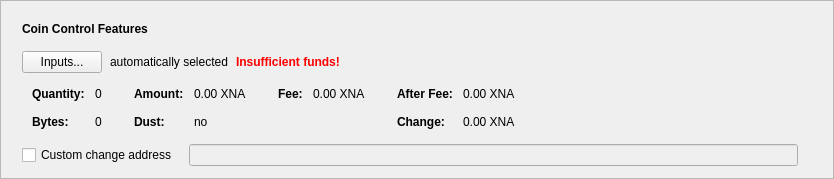
      <widget class="QFrame" name="frameCoinControl">
       <property name="sizePolicy">
        <sizepolicy hsizetype="Expanding" vsizetype="Fixed">
         <horstretch>0</horstretch>
         <verstretch>0</verstretch>
        </sizepolicy>
       </property>
       <property name="frameShape">
        <enum>QFrame::StyledPanel</enum>
       </property>
       <property name="frameShadow">
        <enum>QFrame::Raised</enum>
       </property>
       <layout class="QVBoxLayout" name="verticalLayout_2">
        <item>
         <layout class="QVBoxLayout" name="verticalLayoutCoinControl" stretch="0,0,0,0,0">
          <property name="spacing">
           <number>0</number>
          </property>
          <property name="sizeConstraint">
           <enum>QLayout::SetDefaultConstraint</enum>
          </property>
          <property name="leftMargin">
           <number>10</number>
          </property>
          <property name="topMargin">
           <number>10</number>
          </property>
          <item>
           <layout class="QHBoxLayout" name="horizontalLayoutCoinControl1">
            <property name="bottomMargin">
             <number>15</number>
            </property>
            <item>
             <widget class="QLabel" name="labelCoinControlFeatures">
              <property name="sizePolicy">
               <sizepolicy hsizetype="Preferred" vsizetype="Maximum">
                <horstretch>0</horstretch>
                <verstretch>0</verstretch>
               </sizepolicy>
              </property>
              <property name="font">
               <font>
                <weight>75</weight>
                <bold>true</bold>
               </font>
              </property>
              <property name="styleSheet">
               <string notr="true">font-weight:bold;</string>
              </property>
              <property name="text">
               <string>Coin Control Features</string>
              </property>
             </widget>
            </item>
           </layout>
          </item>
          <item>
           <layout class="QHBoxLayout" name="horizontalLayoutCoinControl2" stretch="0,0,0,0">
            <property name="spacing">
             <number>8</number>
            </property>
            <property name="bottomMargin">
             <number>10</number>
            </property>
            <item>
             <widget class="QPushButton" name="pushButtonCoinControl">
              <property name="styleSheet">
               <string notr="true"/>
              </property>
              <property name="text">
               <string>Inputs...</string>
              </property>
              <property name="autoDefault">
               <bool>false</bool>
              </property>
             </widget>
            </item>
            <item>
             <widget class="QLabel" name="labelCoinControlAutomaticallySelected">
              <property name="text">
               <string>automatically selected</string>
              </property>
              <property name="margin">
               <number>5</number>
              </property>
             </widget>
            </item>
            <item>
             <widget class="QLabel" name="labelCoinControlInsuffFunds">
              <property name="font">
               <font>
                <weight>75</weight>
                <bold>true</bold>
               </font>
              </property>
              <property name="styleSheet">
               <string notr="true">color:red;font-weight:bold;</string>
              </property>
              <property name="text">
               <string>Insufficient funds!</string>
              </property>
              <property name="margin">
               <number>5</number>
              </property>
             </widget>
            </item>
            <item>
             <spacer name="horizontalSpacerCoinControl">
              <property name="orientation">
               <enum>Qt::Horizontal</enum>
              </property>
              <property name="sizeHint" stdset="0">
               <size>
                <width>40</width>
                <height>1</height>
               </size>
              </property>
             </spacer>
            </item>
           </layout>
          </item>
          <item>
           <widget class="QWidget" name="widgetCoinControl" native="true">
            <property name="sizePolicy">
             <sizepolicy hsizetype="Preferred" vsizetype="Preferred">
              <horstretch>0</horstretch>
              <verstretch>0</verstretch>
             </sizepolicy>
            </property>
            <property name="minimumSize">
             <size>
              <width>0</width>
              <height>0</height>
             </size>
            </property>
            <property name="styleSheet">
             <string notr="true"/>
            </property>
            <layout class="QHBoxLayout" name="horizontalLayoutCoinControl5">
             <property name="leftMargin">
              <number>0</number>
             </property>
             <property name="topMargin">
              <number>0</number>
             </property>
             <property name="rightMargin">
              <number>0</number>
             </property>
             <property name="bottomMargin">
              <number>0</number>
             </property>
             <item>
              <layout class="QHBoxLayout" name="horizontalLayoutCoinControl3" stretch="0,0,0,1">
               <property name="spacing">
                <number>20</number>
               </property>
               <property name="topMargin">
                <number>0</number>
               </property>
               <property name="bottomMargin">
                <number>10</number>
               </property>
               <item>
                <layout class="QFormLayout" name="formLayoutCoinControl1">
                 <property name="horizontalSpacing">
                  <number>10</number>
                 </property>
                 <property name="verticalSpacing">
                  <number>14</number>
                 </property>
                 <property name="leftMargin">
                  <number>10</number>
                 </property>
                 <property name="topMargin">
                  <number>4</number>
                 </property>
                 <property name="rightMargin">
                  <number>6</number>
                 </property>
                 <item row="0" column="0">
                  <widget class="QLabel" name="labelCoinControlQuantityText">
                   <property name="font">
                    <font>
                     <weight>75</weight>
                     <bold>true</bold>
                    </font>
                   </property>
                   <property name="text">
                    <string>Quantity:</string>
                   </property>
                   <property name="margin">
                    <number>0</number>
                   </property>
                  </widget>
                 </item>
                 <item row="0" column="1">
                  <widget class="QLabel" name="labelCoinControlQuantity">
                   <property name="cursor">
                    <cursorShape>IBeamCursor</cursorShape>
                   </property>
                   <property name="contextMenuPolicy">
                    <enum>Qt::ActionsContextMenu</enum>
                   </property>
                   <property name="text">
                    <string notr="true">0</string>
                   </property>
                   <property name="margin">
                    <number>0</number>
                   </property>
                   <property name="textInteractionFlags">
                    <set>Qt::LinksAccessibleByMouse|Qt::TextSelectableByKeyboard|Qt::TextSelectableByMouse</set>
                   </property>
                  </widget>
                 </item>
                 <item row="1" column="0">
                  <widget class="QLabel" name="labelCoinControlBytesText">
                   <property name="font">
                    <font>
                     <weight>75</weight>
                     <bold>true</bold>
                    </font>
                   </property>
                   <property name="text">
                    <string>Bytes:</string>
                   </property>
                  </widget>
                 </item>
                 <item row="1" column="1">
                  <widget class="QLabel" name="labelCoinControlBytes">
                   <property name="cursor">
                    <cursorShape>IBeamCursor</cursorShape>
                   </property>
                   <property name="contextMenuPolicy">
                    <enum>Qt::ActionsContextMenu</enum>
                   </property>
                   <property name="text">
                    <string notr="true">0</string>
                   </property>
                   <property name="textInteractionFlags">
                    <set>Qt::LinksAccessibleByMouse|Qt::TextSelectableByKeyboard|Qt::TextSelectableByMouse</set>
                   </property>
                  </widget>
                 </item>
                </layout>
               </item>
               <item>
                <layout class="QFormLayout" name="formLayoutCoinControl2">
                 <property name="horizontalSpacing">
                  <number>10</number>
                 </property>
                 <property name="verticalSpacing">
                  <number>14</number>
                 </property>
                 <property name="leftMargin">
                  <number>6</number>
                 </property>
                 <property name="topMargin">
                  <number>4</number>
                 </property>
                 <property name="rightMargin">
                  <number>6</number>
                 </property>
                 <item row="0" column="0">
                  <widget class="QLabel" name="labelCoinControlAmountText">
                   <property name="font">
                    <font>
                     <weight>75</weight>
                     <bold>true</bold>
                    </font>
                   </property>
                   <property name="text">
                    <string>Amount:</string>
                   </property>
                   <property name="margin">
                    <number>0</number>
                   </property>
                  </widget>
                 </item>
                 <item row="0" column="1">
                  <widget class="QLabel" name="labelCoinControlAmount">
                   <property name="cursor">
                    <cursorShape>IBeamCursor</cursorShape>
                   </property>
                   <property name="contextMenuPolicy">
                    <enum>Qt::ActionsContextMenu</enum>
                   </property>
                   <property name="text">
                    <string notr="true">0.00 XNA</string>
                   </property>
                   <property name="textInteractionFlags">
                    <set>Qt::LinksAccessibleByMouse|Qt::TextSelectableByKeyboard|Qt::TextSelectableByMouse</set>
                   </property>
                  </widget>
                 </item>
                 <item row="1" column="0">
                  <widget class="QLabel" name="labelCoinControlLowOutputText">
                   <property name="font">
                    <font>
                     <weight>75</weight>
                     <bold>true</bold>
                    </font>
                   </property>
                   <property name="text">
                    <string>Dust:</string>
                   </property>
                  </widget>
                 </item>
                 <item row="1" column="1">
                  <widget class="QLabel" name="labelCoinControlLowOutput">
                   <property name="cursor">
                    <cursorShape>IBeamCursor</cursorShape>
                   </property>
                   <property name="contextMenuPolicy">
                    <enum>Qt::ActionsContextMenu</enum>
                   </property>
                   <property name="text">
                    <string notr="true">no</string>
                   </property>
                   <property name="textInteractionFlags">
                    <set>Qt::LinksAccessibleByMouse|Qt::TextSelectableByKeyboard|Qt::TextSelectableByMouse</set>
                   </property>
                  </widget>
                 </item>
                </layout>
               </item>
               <item>
                <layout class="QFormLayout" name="formLayoutCoinControl3">
                 <property name="horizontalSpacing">
                  <number>10</number>
                 </property>
                 <property name="verticalSpacing">
                  <number>14</number>
                 </property>
                 <property name="leftMargin">
                  <number>6</number>
                 </property>
                 <property name="topMargin">
                  <number>4</number>
                 </property>
                 <property name="rightMargin">
                  <number>6</number>
                 </property>
                 <item row="0" column="0">
                  <widget class="QLabel" name="labelCoinControlFeeText">
                   <property name="font">
                    <font>
                     <weight>75</weight>
                     <bold>true</bold>
                    </font>
                   </property>
                   <property name="text">
                    <string>Fee:</string>
                   </property>
                   <property name="margin">
                    <number>0</number>
                   </property>
                  </widget>
                 </item>
                 <item row="0" column="1">
                  <widget class="QLabel" name="labelCoinControlFee">
                   <property name="cursor">
                    <cursorShape>IBeamCursor</cursorShape>
                   </property>
                   <property name="contextMenuPolicy">
                    <enum>Qt::ActionsContextMenu</enum>
                   </property>
                   <property name="text">
                    <string notr="true">0.00 XNA</string>
                   </property>
                   <property name="textInteractionFlags">
                    <set>Qt::LinksAccessibleByMouse|Qt::TextSelectableByKeyboard|Qt::TextSelectableByMouse</set>
                   </property>
                  </widget>
                 </item>
                </layout>
               </item>
               <item>
                <layout class="QFormLayout" name="formLayoutCoinControl4">
                 <property name="horizontalSpacing">
                  <number>10</number>
                 </property>
                 <property name="verticalSpacing">
                  <number>14</number>
                 </property>
                 <property name="leftMargin">
                  <number>6</number>
                 </property>
                 <property name="topMargin">
                  <number>4</number>
                 </property>
                 <property name="rightMargin">
                  <number>6</number>
                 </property>
                 <item row="0" column="0">
                  <widget class="QLabel" name="labelCoinControlAfterFeeText">
                   <property name="font">
                    <font>
                     <weight>75</weight>
                     <bold>true</bold>
                    </font>
                   </property>
                   <property name="text">
                    <string>After Fee:</string>
                   </property>
                   <property name="margin">
                    <number>0</number>
                   </property>
                  </widget>
                 </item>
                 <item row="0" column="1">
                  <widget class="QLabel" name="labelCoinControlAfterFee">
                   <property name="cursor">
                    <cursorShape>IBeamCursor</cursorShape>
                   </property>
                   <property name="contextMenuPolicy">
                    <enum>Qt::ActionsContextMenu</enum>
                   </property>
                   <property name="text">
                    <string notr="true">0.00 XNA</string>
                   </property>
                   <property name="textInteractionFlags">
                    <set>Qt::LinksAccessibleByMouse|Qt::TextSelectableByKeyboard|Qt::TextSelectableByMouse</set>
                   </property>
                  </widget>
                 </item>
                 <item row="1" column="0">
                  <widget class="QLabel" name="labelCoinControlChangeText">
                   <property name="font">
                    <font>
                     <weight>75</weight>
                     <bold>true</bold>
                    </font>
                   </property>
                   <property name="text">
                    <string>Change:</string>
                   </property>
                  </widget>
                 </item>
                 <item row="1" column="1">
                  <widget class="QLabel" name="labelCoinControlChange">
                   <property name="cursor">
                    <cursorShape>IBeamCursor</cursorShape>
                   </property>
                   <property name="contextMenuPolicy">
                    <enum>Qt::ActionsContextMenu</enum>
                   </property>
                   <property name="text">
                    <string notr="true">0.00 XNA</string>
                   </property>
                   <property name="textInteractionFlags">
                    <set>Qt::LinksAccessibleByMouse|Qt::TextSelectableByKeyboard|Qt::TextSelectableByMouse</set>
                   </property>
                  </widget>
                 </item>
                </layout>
               </item>
              </layout>
             </item>
            </layout>
           </widget>
          </item>
          <item>
           <layout class="QHBoxLayout" name="horizontalLayoutCoinControl4" stretch="0,0,0">
            <property name="spacing">
             <number>12</number>
            </property>
            <property name="sizeConstraint">
             <enum>QLayout::SetDefaultConstraint</enum>
            </property>
            <property name="topMargin">
             <number>5</number>
            </property>
            <property name="rightMargin">
             <number>5</number>
            </property>
            <item>
             <widget class="QCheckBox" name="checkBoxCoinControlChange">
              <property name="toolTip">
               <string>If this is activated, but the change address is empty or invalid, change will be sent to a newly generated address.</string>
              </property>
              <property name="text">
               <string>Custom change address</string>
              </property>
             </widget>
            </item>
            <item>
             <widget class="QValidatedLineEdit" name="lineEditCoinControlChange">
              <property name="enabled">
               <bool>false</bool>
              </property>
              <property name="sizePolicy">
               <sizepolicy hsizetype="Expanding" vsizetype="Fixed">
                <horstretch>0</horstretch>
                <verstretch>0</verstretch>
               </sizepolicy>
              </property>
             </widget>
            </item>
            <item>
             <widget class="QLabel" name="labelCoinControlChangeLabel">
              <property name="sizePolicy">
               <sizepolicy hsizetype="Preferred" vsizetype="Expanding">
                <horstretch>0</horstretch>
                <verstretch>0</verstretch>
               </sizepolicy>
              </property>
              <property name="minimumSize">
               <size>
                <width>0</width>
                <height>0</height>
               </size>
              </property>
              <property name="text">
               <string/>
              </property>
              <property name="margin">
               <number>3</number>
              </property>
             </widget>
            </item>
           </layout>
          </item>
          <item>
           <spacer name="verticalSpacerCoinControl">
            <property name="orientation">
             <enum>Qt::Vertical</enum>
            </property>
            <property name="sizeType">
             <enum>QSizePolicy::Expanding</enum>
            </property>
            <property name="sizeHint" stdset="0">
             <size>
              <width>800</width>
              <height>1</height>
             </size>
            </property>
           </spacer>
          </item>
         </layout>
        </item>
       </layout>
      </widget>
